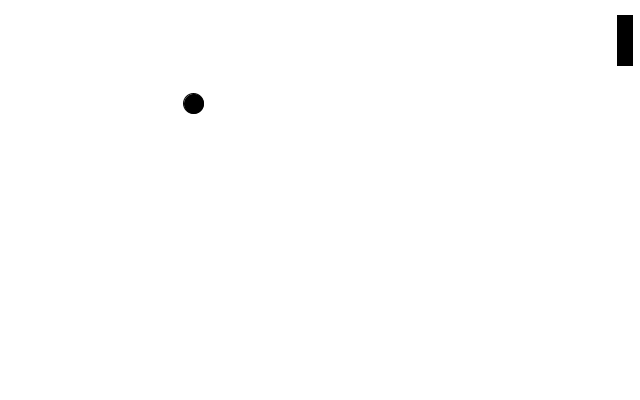
Frame 1 (no input)
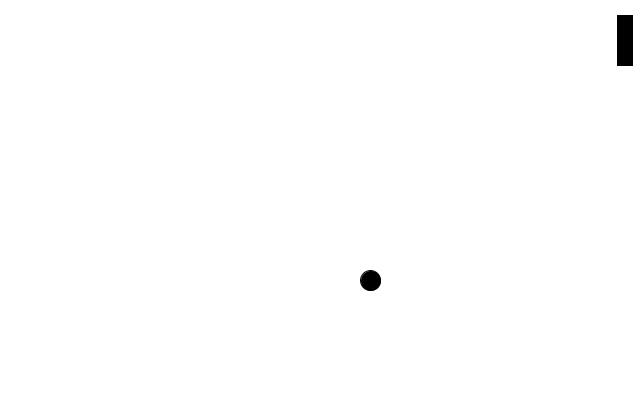
Frame 60 (the mouse pressed at the canvas centre just before this capture)
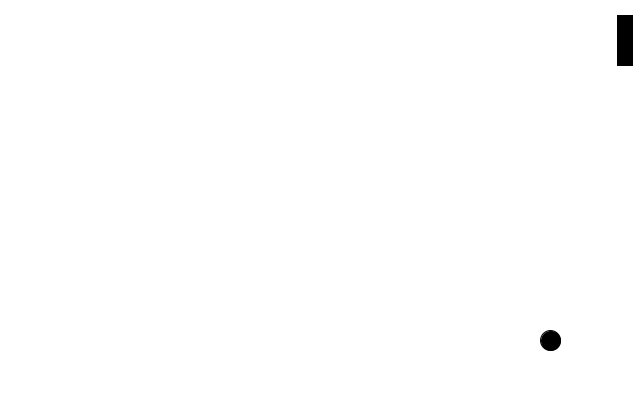
Frame 120 (the mouse held since frame 60 and released just before this capture)

The Processing sketch that drew these frames (run headless with seeded random() and noise(); from frame 60 on, the mouse is pressed at the canvas centre):

// Processing sketch: lecture_pong
// ── lecture_pong.pde
// variables for the ball
float posX = random(300); // set the default X and Y positions to random
float posY = random(400); // posX in <0, 300) and posY in <0, 400)
float ballR = 10;
float dX = 3;
float dY = 3;

// variables for the paddle
float pposX;
float pposY = 15;
float paddleW = 15;
float paddleH = 50;

// setting up the visual of the ball
void ball() {
  // the ball will be black and the dimensions are set by the variables above
  fill(0);
  ellipse(posX, posY, 2 * ballR, 2 * ballR);
}

// setting up the visual of the paddle
void paddle() {
  // paddle will be black and have dimensions set by the variables above
  fill(0);
  rect(0, 0, paddleW, paddleH);
}

// setting up the screen + position of the player to be slighty lower
void setup() {
  size(640, 400);
  pposX = width - 1.5 * paddleW;
}

// main function to work with everything
void draw() {
  // setting up color of background
  background(255, 255, 255);
  ball();
  
  // moving the ball
  posX = posX + dX;
  posY = posY + dY;
  // if the ball reaches one of the screen borders, it should change direction
  // for both directions dX and dY
  if(posX > width || posX < 0) {
    dX = -dX;
  }
  if (posY > height || posY < 0) {
    dY = -dY;
  }
  
  // saving current transformation matrix onto stack
  pushMatrix();
  // moves the origin of the coordinate system to the specified (posX, posX) location
  translate(posX, posX);
  // popMatrix() restores the previous transformation matrix from the stack
  popMatrix();
  
  translate(pposX, pposY);
  paddle();
  
  // if there is a collision with the bat, change the direction
  if (collision()) {
    dX = -dX;
  }
  
  // if the ball is behind the screen, the game ends
  if (posX + ballR > width) {
    background(255, 117, 117); // when losing, the game just shows a red screen
    noLoop();
  }
  
  // handling of keypresses
  if (keyPressed) {
    if (key == CODED) {
      if (keyCode == UP) { // if up arrow was pressed
        if (pposY >= 0) { // move up unless you are at the top of the screen
          pposY = pposY - 5;
        }
      }
      if (keyCode == DOWN) { // if down arrow was pressed
        if (pposY <= height - paddleH) { // move down unless you are at the bottom of the screen
          pposY = pposY + 5;
        }
      }
    }
  }
}

// Function that will detect collisions with the bat
boolean collision() {
  if (posX + ballR >= pposX) {
    if ((posY >= pposY) && posY <= pposY + paddleH) {
      return true;
    }
  }
  return false;
}
